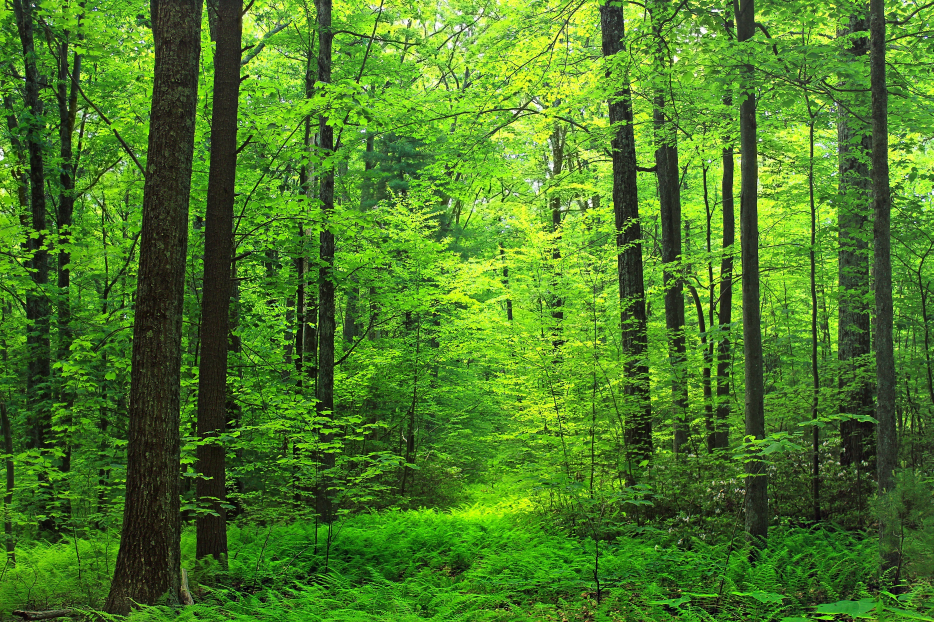
#> input picture Forrest.jpg, 2800 x 1866 px (shown at 1/3 size)
$ python -i graph_puzzle_solver.py   (imports and definitions only)
#> lines starting #> are read from the running program, lines starting #| are printed output that depends on the picture
"""
Graph-Based Puzzle Solver (Global Optimization Version)

So earlier versions placed puzzle pieces greedily —
pick the best-looking match at each step and hope it works out.

This version does something smarter:
it builds a full cost matrix and solves everything at once
using the Hungarian algorithm.

Instead of just matching edges,
we look at the whole piece:
- overall color
- spatial layout
- brightness
- rough edge summaries

It's still heuristic-based,
but now the placement is globally optimal.
"""

import numpy as np
from PIL import Image
import matplotlib.pyplot as plt
from scipy.optimize import linear_sum_assignment
import random

from puzzle_piece import Piece_of_Puzzle, reset_id_generators


# ------------------------------------------------------------
# Puzzle Builder
# ------------------------------------------------------------

class RectangularImagePuzzle:
    """
    Splits an image into a rectangular grid.

    Keeps the full image (no cropping),
    preserves aspect ratio,
    and optionally scrambles everything.
    """

    def __init__(self, image_path, max_dim=1920):
#> called with image_path = 'Forrest.jpg', max_dim = 1920
        self.image = Image.open(image_path)
#> self.image is the input picture: PIL image 2800x1866 RGB; mean R, G, B 76.9, 124, 37.8

        # Resize if too large (but keep aspect ratio)
        width, height = self.image.size
#> width = 2800; height = 1866
        if max(width, height) > max_dim:
            scale = max_dim / max(width, height)
#> scale = 0.686
            self.image = self.image.resize(
                (int(width * scale), int(height * scale)),
                Image.LANCZOS
            )
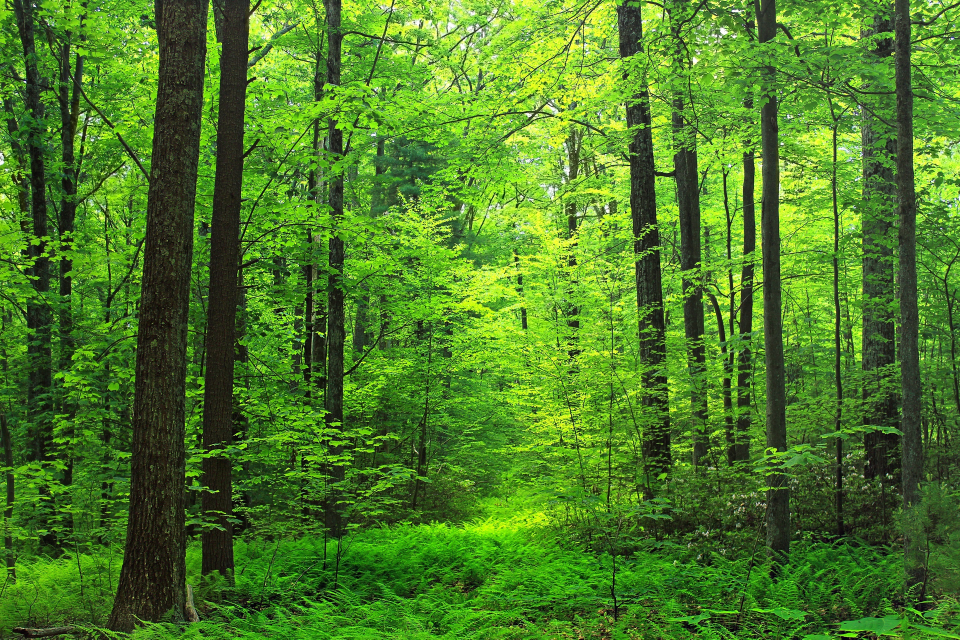
#> self.image: PIL image 1920x1279 RGB (shown at 1/2 size); mean R, G, B 76.9, 123.9, 38

        self.pieces = []
        self.placement_dict = {}

    def calculate_optimal_grid(self, target_pieces=12):
        """
        Try to find a grid size that roughly matches
        the image aspect ratio.

        Not mathematically perfect.
        Just a practical guess.
        """
#> called with target_pieces = 12
        width, height = self.image.size
#> width = 1920; height = 1279
        aspect_ratio = width / height
#> aspect_ratio = 1.5

        best_rows, best_cols = 3, 3
        best_diff = float("inf")

        for rows in range(2, 6):
            cols = int(rows * aspect_ratio)
            cols = max(cols, 2)

            total = rows * cols
            diff = abs(total - target_pieces)

            if diff < best_diff:
                best_diff = diff
                best_rows = rows
                best_cols = cols
#> after the loop, best_cols = 4; best_diff = 0; best_rows = 3

        return best_rows, best_cols

    def split_into_grid(self, rows=None, cols=None,
                        randomize=True,
                        keep_top_left_corner=True):
        """
        Split image into rows x cols pieces.

        If randomize=True:
            - shuffle pieces
            - rotate randomly
            - optionally keep top-left fixed
        """

        if rows is None or cols is None:
            rows, cols = self.calculate_optimal_grid()
#> rows = 3; cols = 4

        width, height = self.image.size
#> width = 1920; height = 1279
        piece_w = width // cols
#> piece_w = 480
        piece_h = height // rows
#> piece_h = 426

        pieces = []
        placement_dict = {}

        # Crop pieces
        for r in range(rows):
            for c in range(cols):
                left = c * piece_w
                upper = r * piece_h
                right = (c + 1) * piece_w if c < cols - 1 else width
                lower = (r + 1) * piece_h if r < rows - 1 else height

                piece = self.image.crop((left, upper, right, lower))
                pieces.append(piece)

                idx = r * cols + c
                placement_dict[idx] = {"shuffle_id": idx, "angle": 0}
#> after the loop, pieces = 12 items; placement_dict = 12 items

        # Shuffle and rotate
        if randomize:
            indices = list(range(len(pieces)))
#> indices = [0, 1, 2, 3, 4, 5, 6, 7, 8, 9, 10, 11]

            if keep_top_left_corner:
                indices = indices[1:]
#> indices = [1, 2, 3, 4, 5, 6, 7, 8, 9, 10, 11]
                random.shuffle(indices)
                indices = [0] + indices
#> indices = [0, 9, 10, 2, 3, 6, 4, 8, 5, 1, 11, 7]
            else:
                random.shuffle(indices)

            new_pieces = [None] * len(pieces)
#> new_pieces = 12 items

            for new_idx, orig_idx in enumerate(indices):
                angle = random.choice([0, 90, 180, 270]) if orig_idx != 0 else 0
                rotated = pieces[orig_idx].rotate(angle, expand=True)

                new_pieces[new_idx] = rotated
                placement_dict[new_idx]["shuffle_id"] = orig_idx
                placement_dict[new_idx]["angle"] = angle
#> this loop made 12 passes
#> (orig_idx, angle) on passes 1 to 12: (0, 0), (9, 90), (10, 90), (2, 180), (3, 90), (6, 0), (4, 180), (8, 90), (5, 180), (1, 0), (11, 0), (7, 180)
#> pass 1, in split_into_grid, `rotated = pieces[orig_idx].rotate(angle, expand=True)`:
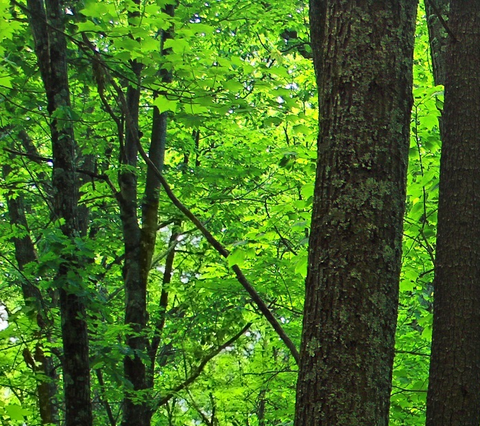
#> rotated: PIL image 480x426 RGB; mean R, G, B 68.1, 107, 35.5
#> pass 2, in split_into_grid, `rotated = pieces[orig_idx].rotate(angle, expand=True)`:
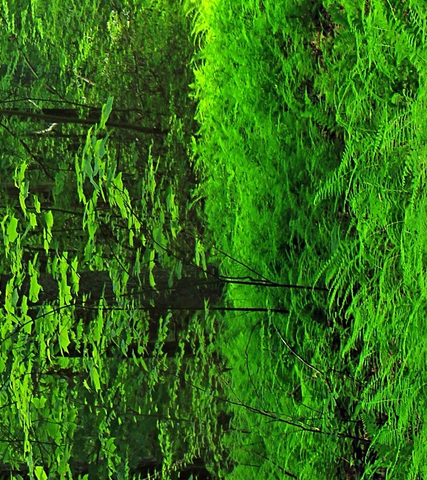
#> rotated: PIL image 427x480 RGB; mean R, G, B 50.5, 108.3, 22.6
#> pass 3, in split_into_grid, `rotated = pieces[orig_idx].rotate(angle, expand=True)`:
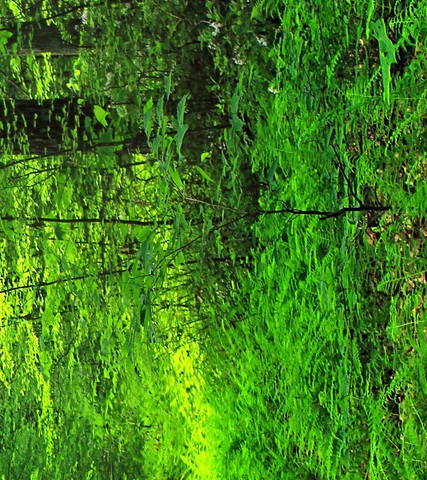
#> rotated: PIL image 427x480 RGB; mean R, G, B 65.6, 124.3, 26

            pieces = new_pieces

        self.pieces = pieces
#> self.pieces = 12 items
        self.placement_dict = placement_dict
#> self.placement_dict = 12 items
        self.grid_rows = rows
        self.grid_cols = cols

        return pieces


# ------------------------------------------------------------
# Feature Extraction
# ------------------------------------------------------------

class GlobalFeatureExtractor:
    """
    Extracts simple whole-piece features.

    Nothing fancy:
    - mean RGB
    - std RGB
    - small color histogram
    - 3x3 spatial averages
    - edge color summaries
    """

    # [47 lines left out: functions extract_color_features, extract_spatial_features, extract_edge_features, not called in this run]


# ------------------------------------------------------------
# Solver
# ------------------------------------------------------------

class GraphBasedPuzzleSolver:

    def __init__(self):
        self.feature_extractor = GlobalFeatureExtractor()

    # [163 lines left out: functions compute_compatibility_matrix, compute_position_cost, solve_with_assignment, visualize_solution, main, not called in this run]


# [2 lines not run here, left out]

>>> result = RectangularImagePuzzle('Forrest.jpg').split_into_grid()
#> result = 12 items

$ run again, on reconstructed_city_scape.jpg
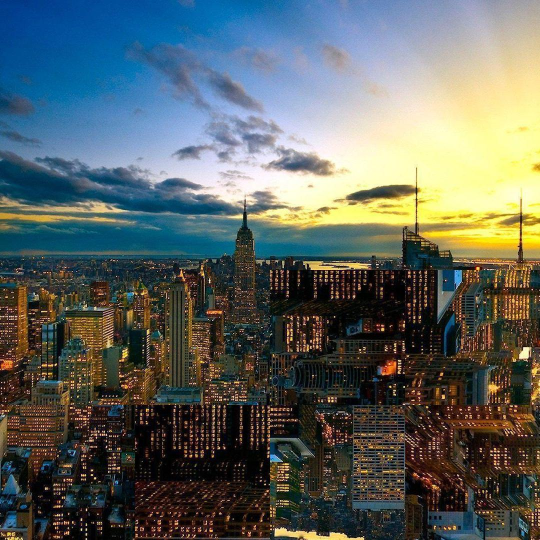
#> input picture reconstructed_city_scape.jpg, 1080 x 1080 px (shown at 1/2 size)
#> in __init__, self.image is the input picture: PIL image 1080x1080 RGB; mean R, G, B 91.8, 99.5, 96.4
#> after the loop in split_into_grid, `for r in range(rows):`: pieces = 9 items
#> in split_into_grid, `indices = list(range(len(pieces)))`: indices = [0, 1, 2, 3, 4, 5, 6, 7, 8]
#> in split_into_grid, `indices = indices[1:]`: indices = [1, 2, 3, 4, 5, 6, 7, 8]
#> in split_into_grid, `indices = [0] + indices`: indices = [0, 5, 2, 6, 3, 1, 4, 8, 7]
#> new_pieces = 9 items
#> the loop in split_into_grid, `for new_idx, orig_idx in enumerate(indices):` made 9 passes
#> (orig_idx, angle) on passes 1 to 8: (0, 0), (5, 270), (2, 180), (6, 270), (3, 180), (1, 90), (4, 90), (8, 180)
#> pass 1, in split_into_grid, `rotated = pieces[orig_idx].rotate(angle, expand=True)`:
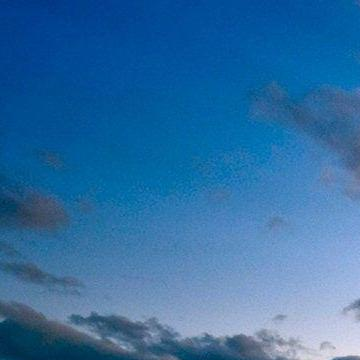
#> rotated: PIL image 360x360 RGB; mean R, G, B 47.7, 109.7, 163.6
#> pass 3, in split_into_grid, `rotated = pieces[orig_idx].rotate(angle, expand=True)`:
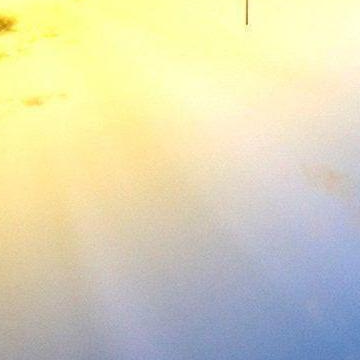
#> rotated: PIL image 360x360 RGB; mean R, G, B 217.8, 213.7, 182.1

$ run again, on reconstructed_dock.jpg
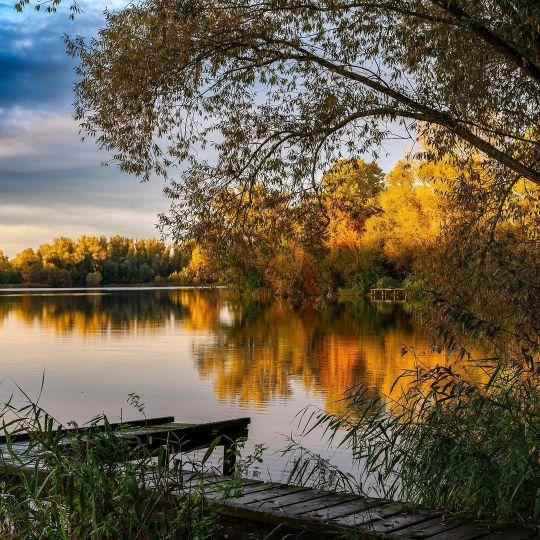
#> input picture reconstructed_dock.jpg, 1080 x 1080 px (shown at 1/2 size)
#> in __init__, self.image is the input picture: PIL image 1080x1080 RGB; mean R, G, B 106.1, 94.7, 71.8
#> after the loop in split_into_grid, `for r in range(rows):`: pieces = 9 items
#> in split_into_grid, `indices = list(range(len(pieces)))`: indices = [0, 1, 2, 3, 4, 5, 6, 7, 8]
#> in split_into_grid, `indices = indices[1:]`: indices = [1, 2, 3, 4, 5, 6, 7, 8]
#> in split_into_grid, `indices = [0] + indices`: indices = [0, 5, 2, 6, 3, 1, 4, 8, 7]
#> new_pieces = 9 items
#> the loop in split_into_grid, `for new_idx, orig_idx in enumerate(indices):` made 9 passes
#> (orig_idx, angle) on passes 1 to 8: (0, 0), (5, 270), (2, 180), (6, 270), (3, 180), (1, 90), (4, 90), (8, 180)
#> pass 1, in split_into_grid, `rotated = pieces[orig_idx].rotate(angle, expand=True)`:
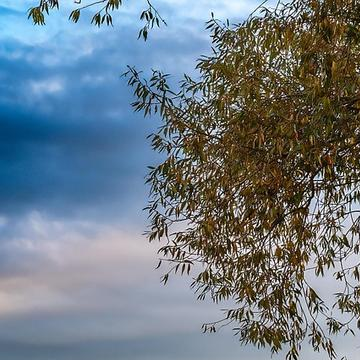
#> rotated: PIL image 360x360 RGB; mean R, G, B 110.6, 123.7, 134.1
#> pass 3, in split_into_grid, `rotated = pieces[orig_idx].rotate(angle, expand=True)`:
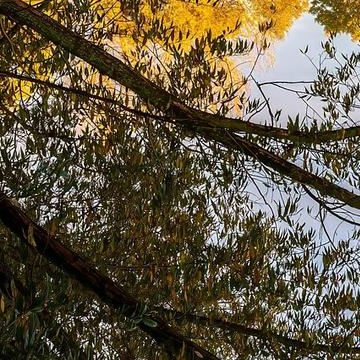
#> rotated: PIL image 360x360 RGB; mean R, G, B 97.9, 87.4, 66
